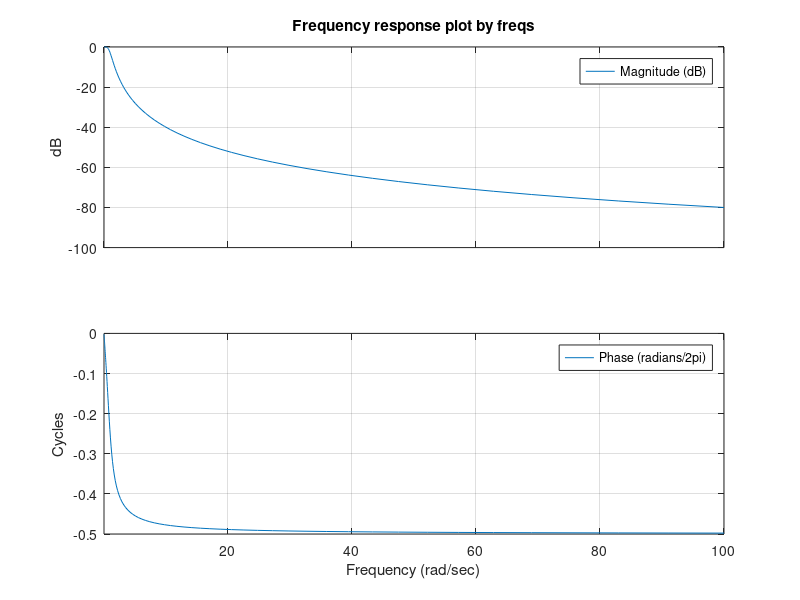
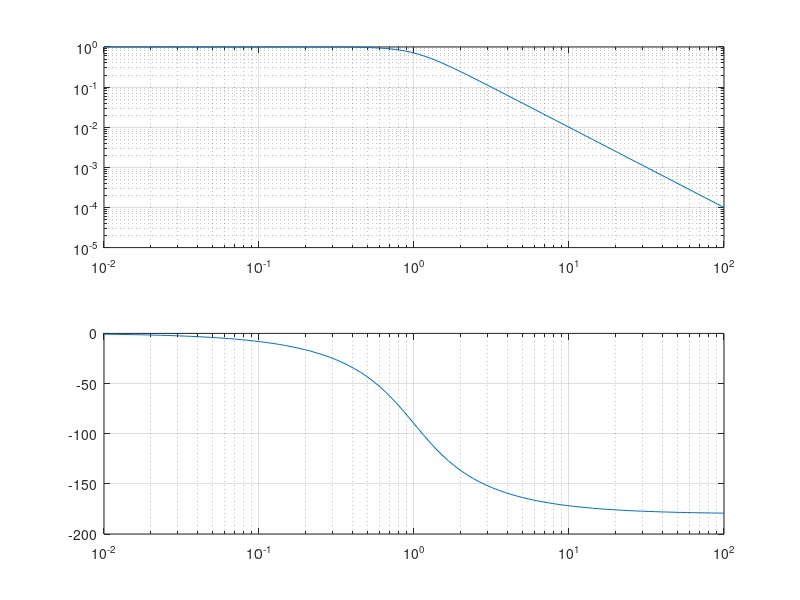

The MATLAB source for these figures, in order:
clear
clc

%note that for k=1 and m=1 wn=1 and zeta=1/(2^(1/2))
k=1;
zeta=2^(-1/2);

m=1;
wn=(k/m)^(1/2)

a=[1 2*zeta*wn wn^2];
b=[wn^2];

%this will return 100 points between 10^-2 to 10^2
W=logspace(-2,2,100); 
%note that log10(W) will be same as linspace(-2,2,100)

figure(1)
clf

%note that here you are plotting for W=10^-2 to 10^2
%also note that if you donot give any output then this will automatically
%plot the freq resp
freqs(b,a,W);

%here it will not be plotted 
H1=freqs(b,a,W);
ang=angle(H1);
%pi:  x :180
deg=ang*(180/pi);

figure(2)
clf
subplot(211)
loglog(W,abs(H1));
grid 

subplot(212)
semilogx(W,deg);
grid

return;
